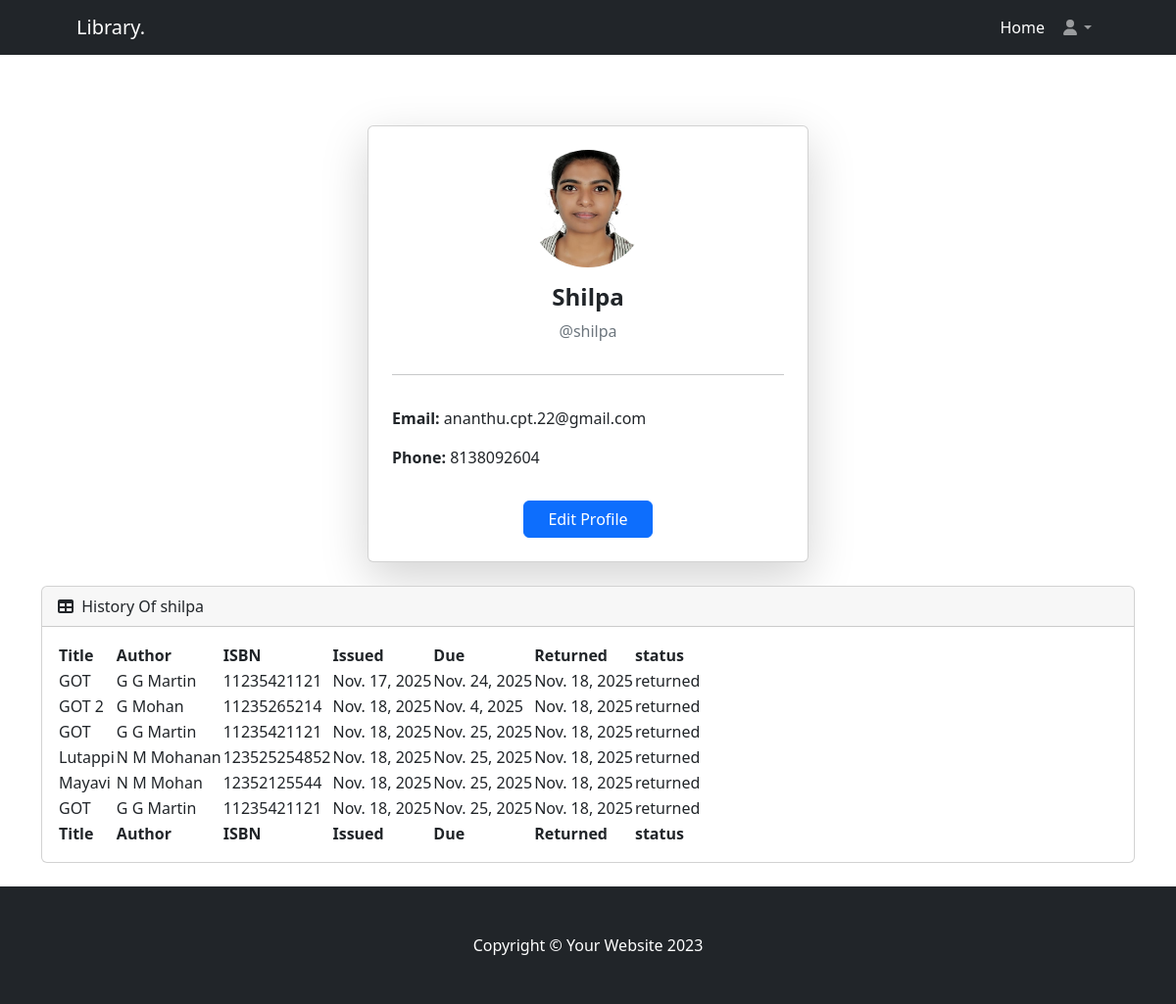
Page /home/profile (signed in) on the committed database.
### libraryApp/models.py (models this page shows, shortened)
class User(AbstractUser):
    email=models.EmailField(unique=True)
    option = (
        ('user','user'),
        ('staff','staff')
    )
    phone=models.CharField(max_length=15)
    role=models.CharField(max_length=100,choices=option,default="user")
    profile=models.ImageField(upload_to="profile",default="profile/default.jpeg",null=True,blank=True)
    otp=models.CharField(max_length=20)
    is_verified=models.BooleanField(default=False)

class Issue(models.Model):
    STATUS = (
        ('issued', 'Issued'),
        ('returned', 'Returned'),
        ('overdue', 'Overdue'),
    )
    user = models.ForeignKey(User, on_delete=models.CASCADE, related_name="issued_by")
    book = models.ForeignKey(Book, on_delete=models.CASCADE, related_name="issued_book")
    issue_date = models.DateField(auto_now_add=True)
    due_date = models.DateField()
    returned_date = models.DateField(null=True, blank=True)
    fine = models.IntegerField(default=0)
    status = models.CharField(max_length=10, choices=STATUS, default="issued")

class Book(models.Model):
    user=models.ForeignKey(User,on_delete=models.CASCADE,related_name="bookUser")
    title=models.CharField(max_length=100)
    author=models.CharField(max_length=20)
    isbn=models.IntegerField()
    image=models.ImageField(upload_to="books",default="books/default.jpeg",null=True,blank=True)
    category=models.ManyToManyField(Category,related_name="bookCategory")
    total_copy=models.IntegerField()
    avl_copy=models.IntegerField()
    added_on=models.DateField(auto_now_add=True)
    def __str__(self):
        return self.title

### userApp/views.py (the view)
# urls.py: path("profile",views.ProfileView.as_view(),name="userprofile"),
class ProfileView(View):
    def get(self,request):
        user=request.user
        history=Issue.objects.filter(user=user)
        return render(request,"userprofile.html",{"user":user,"history":history})

### libraryApp/context_processor.py (called while the page is built)
def library_status(request):
    total_books = Book.objects.count()
    total_copies = Book.objects.aggregate(total=models.Sum("total_copy"))["total"] or 0
    avl_books = Book.objects.aggregate(total=models.Sum("avl_copy"))["total"] or 0
    issued_books=Issue.objects.filter(status="issued").count()
    overdue_books=Issue.objects.filter(status="overdue").count()
    return {
        "total_books": total_books,
        "total_copies": total_copies,
        "avl_books": avl_books,
        "issued_books": issued_books,
        "overdue_books": overdue_books,
    }

### userApp/templates/userprofile.html
{% extends 'home.html' %}
{% block main %}
    <div class="container" style="margin-top: 8rem">
        <div class="card shadow-lg p-4" style="max-width: 450px; margin:auto;">
            <div class="text-center">
                <img src="{{ user.profile.url }}" class="rounded-circle mb-3"
                    style="width: 120px; height:120px; object-fit: cover;">
                <h4 class="fw-bold">{{ user.first_name }}</h4>
                <p class="text-muted mb-3">@{{ user.username }}</p>
            </div>
            <hr>
            <div class="mt-3">
                <p><span class="fw-bold">Email:</span> {{ user.email }}</p>
                <p><span class="fw-bold">Phone:</span> {{ user.phone }}</p>
            </div>
            <div class="text-center mt-3">
                <a href="{% url 'userprofileupdate' user.id%}" class="btn btn-primary px-4">
                    Edit Profile
                </a>
            </div>
        </div>
        <div id="section-table" class="card mb-4 mt-4">
            <div class="card-header">
                <i class="fas fa-table me-1"></i>
                History Of {{request.user}}
            </div>
            <div class="card-body">
                <table id="datatablesSimple" class="datatable">
                    <thead>
                        <tr>
                            <th>Title</th>
                            <th>Author</th>
                            <th>ISBN</th>
                            <th>Issued</th>
                            <th>Due</th>
                            <th>Returned</th>
                            <th>status</th>
                        </tr>
                    </thead>
                    <tfoot>
                        <tr>
                            <th>Title</th>
                            <th>Author</th>
                            <th>ISBN</th>
                            <th>Issued</th>
                            <th>Due</th>
                            <th>Returned</th>
                            <th>status</th>
                        </tr>
                    </tfoot>
                    <tbody>
                        {% for issue in history %}
                        <tr>
                            <td>{{issue.book}}</td>
                            <td>{{issue.book.author}}</td>
                            <td>{{issue.book.isbn}}</td>
                            <td>{{issue.issue_date}}</td>
                            <td>{{issue.due_date}}</td>
                            <td>{{issue.returned_date}}</td>
                            <td>{{issue.status}}</td>
                        </tr>
                        {% endfor %}
                    </tbody>
                </table>
            </div>
        </div>
    </div>
{% endblock %}

### rows in the picture
User: profile (picture), first_name "Shilpa", username "shilpa", email "ananthu.cpt.22@gmail.com", phone "8138092604", user "shilpa"
Issue: book "GOT", book.author "G G Martin", book.isbn "11235421121", issue_date "Nov. 17, 2025", due_date "Nov. 24, 2025", returned_date "Nov. 18, 2025", status "returned"
Issue: book "GOT 2", book.author "G Mohan", book.isbn "11235265214", issue_date "Nov. 18, 2025", due_date "Nov. 4, 2025", returned_date "Nov. 18, 2025", status "returned"
Issue: book "GOT", book.author "G G Martin", book.isbn "11235421121", issue_date "Nov. 18, 2025", due_date "Nov. 25, 2025", returned_date "Nov. 18, 2025", status "returned"
Issue: book "Lutappi", book.author "N M Mohanan", book.isbn "123525254852", issue_date "Nov. 18, 2025", due_date "Nov. 25, 2025", returned_date "Nov. 18, 2025", status "returned"
Issue: book "Mayavi", book.author "N M Mohan", book.isbn "12352125544", issue_date "Nov. 18, 2025", due_date "Nov. 25, 2025", returned_date "Nov. 18, 2025", status "returned"
Issue: book "GOT", book.author "G G Martin", book.isbn "11235421121", issue_date "Nov. 18, 2025", due_date "Nov. 25, 2025", returned_date "Nov. 18, 2025", status "returned"
